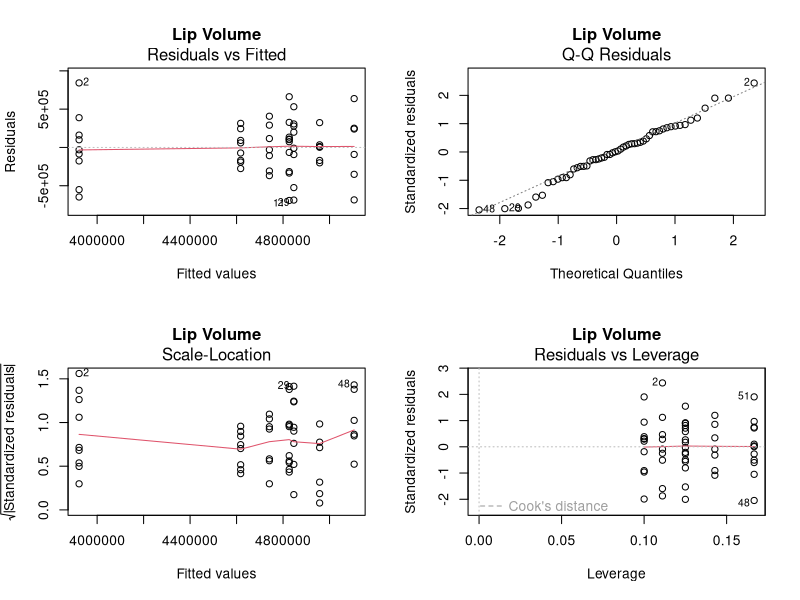
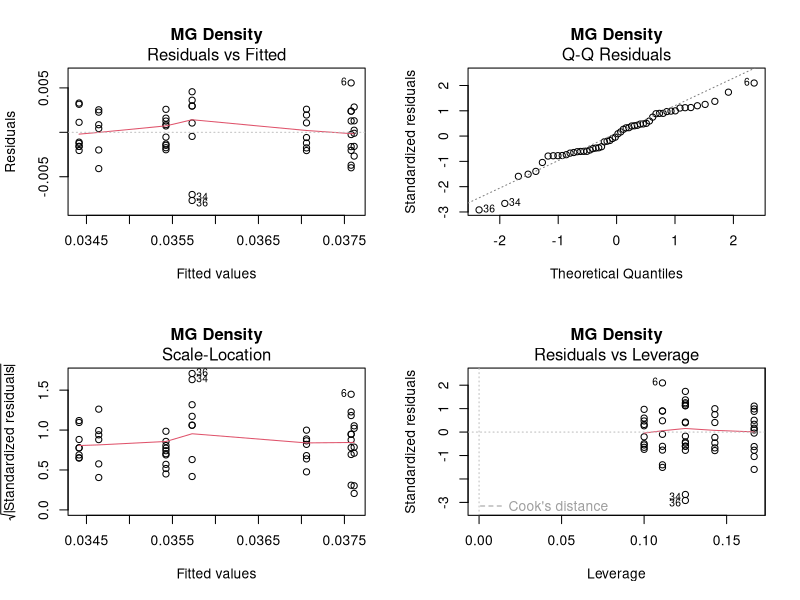
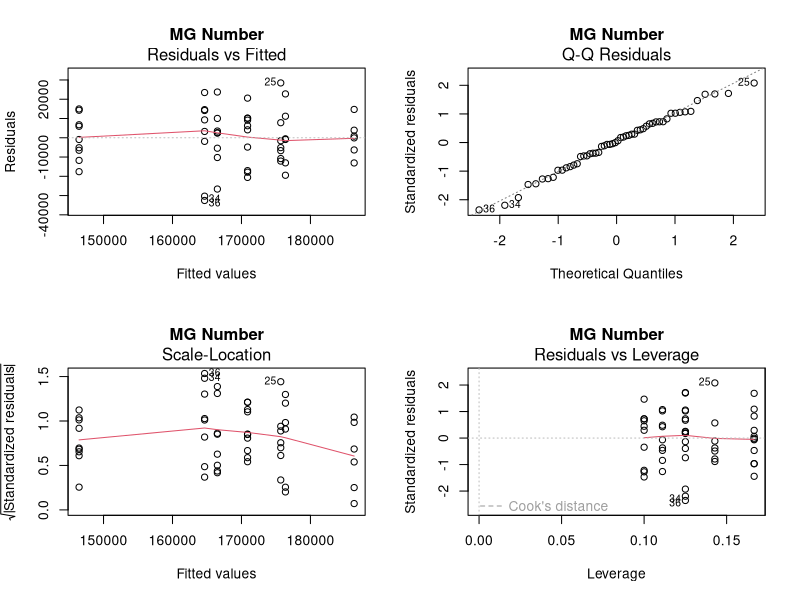

The R script that drew these images, in order: (Note: this script raises an error after producing the figures.)
## ---- chunk 1
knitr::opts_chunk$set(echo = TRUE)
knitr::opts_knit$set(root.dir="/Users/acabirol/Desktop/Projects/Old_CIMEC/Manips/LTM structural plasticity NN/Brain analyses_FINAL")
## ---- chunk 2
library(ggplot2)
library(ggsignif)
library(gridExtra)
library(cowplot)
library(lsmeans)
library(car)
library(sandwich)
library(emmeans)
## ---- chunk 3
rm(list = ls())
data<-read.csv('Results_twophoton.csv',header=T,sep=';')

data$Age<-as.factor(data$Age)
data$MG.Lip<-data$MG.Density*data$Lip.Volume

data$Group[data$Age==1]<-'NB'
data$Group[data$Age==7&data$Treatment=='CTL']<-'CTL'
data$Group[data$Age==7&data$Treatment=='IMI5']<-'IMI5'
data$Group[data$Age==10&data$Treatment=='CTL'&data$Condition=='U']<-'CTL.U'
data$Group[data$Age==10&data$Treatment=='IMI5'&data$Condition=='U']<-'IMI5.U'
data$Group[data$Age==10&data$Treatment=='CTL'&data$Condition=='P']<-'CTL.P'
data$Group[data$Age==10&data$Treatment=='IMI5'&data$Condition=='P']<-'IMI5.P'
data$Group2<-interaction(data$Treatment,data$Age)

data<-data[!is.na(data$MG.Density),]
day10<-data[data$Age==10,]
day10$Group2<-interaction(day10$Treatment,day10$Condition)

day7<-data[data$Age!=10,]


lev.ord.mem <- c("U", "P")

## ---- chunk 4
model<-lm(data$Lip.Volume~data$Group)
par(mfrow=c(2,2))
plot(model, main='Lip Volume')
model<-lm(data$MG.Density~data$Group)
plot(model, main='MG Density')
model<-lm(data$MG.Lip~data$Group)
plot(model, main='MG Number')
## ---- chunk 5
m1 <- aov(data$Lip.Volume ~ data$Group) 
m2<- aov(data$MG.Density ~ data$Group)
m3<- aov(data$MG.Lip ~ data$Group)
test1<-shapiro.test(residuals(m1))
test2<-shapiro.test(residuals(m2))
test3<-shapiro.test(residuals(m3))
results<-matrix(c(test1[["p.value"]],test2[["p.value"]],test3[["p.value"]]), ncol=1)
colnames(results)<-"p-value"
rownames(results)<-c("Lip.Volume","MG.Density", "MG.Lip")
as.table(results)
## ---- chunk 6
bartlett.test(data$Lip.Volume,data$Group)
bartlett.test(data$MG.Density,data$Group)
bartlett.test(data$MG.Lip,data$Group)
## ---- chunk 7
# 1. Fit a standard linear model
model_1 <- lm(Lip.Volume ~ Treatment * Condition, data = day10)

# 2. Run an ANOVA that is robust to unequal variances (Heteroscedasticity)
# white.adjust = TRUE performs a Welch-like correction for a multi-way design.
robust_anova1 <- Anova(model_1, type = "III", white.adjust = TRUE)
print(robust_anova1)

# 3. Post-hoc analyses - Get the means for the interaction
# 'vcovHC' tells R to keep using the "Welch-like" robust variances during post-hoc
res_emmeans1 <- emmeans(model_1, ~ Treatment * Condition, vcov. = vcovHC)
pairs(res_emmeans1)
## ---- chunk 8
# 1. Fit a standard linear model
model_1 <- lm(MG.Density ~ Treatment * Condition, data = day10)

# 2. Run an ANOVA that is robust to unequal variances (Heteroscedasticity)
# white.adjust = TRUE performs a Welch-like correction for a multi-way design.
robust_anova1 <- Anova(model_1, type = "III", white.adjust = TRUE)
print(robust_anova1)

# 3. Post-hoc analyses - Get the means for the interaction
# 'vcovHC' tells R to keep using the "Welch-like" robust variances during post-hoc
res_emmeans1 <- emmeans(model_1, ~ Treatment * Condition, vcov. = vcovHC)
pairs(res_emmeans1)
## ---- chunk 9
# 1. Fit a standard linear model
model_1 <- lm(MG.Lip ~ Treatment * Condition, data = day10)

# 2. Run an ANOVA that is robust to unequal variances (Heteroscedasticity)
# white.adjust = TRUE performs a Welch-like correction for a multi-way design.
robust_anova1 <- Anova(model_1, type = "III", white.adjust = TRUE)
print(robust_anova1)

# 3. Post-hoc analyses - Get the means for the interaction
# 'vcovHC' tells R to keep using the "Welch-like" robust variances during post-hoc
res_emmeans1 <- emmeans(model_1, ~ Treatment * Condition, vcov. = vcovHC)
pairs(res_emmeans1)
## ---- chunk 10
data2<-data[data$Age!=10,]

# The Welch's ANOVA
welch_model <- oneway.test(Lip.Volume ~ Treatment, data2, var.equal = FALSE)
print(welch_model)

# Post-hoc 
posthoc <- games_howell_test(data2, Lip.Volume ~ Treatment)
print(posthoc)
## ---- chunk 11

# The Welch's ANOVA
welch_model <- oneway.test(MG.Density ~ Treatment, data2, var.equal = FALSE)
print(welch_model)

# Post-hoc 
posthoc <- games_howell_test(data2, MG.Density ~ Treatment)
print(posthoc)
## ---- chunk 12

# The Welch's ANOVA
welch_model <- oneway.test(MG.Lip ~ Treatment, data2, var.equal = FALSE)
print(welch_model)

# Post-hoc 
posthoc <- games_howell_test(data2, MG.Lip ~ Treatment)
print(posthoc)

## ---- chunk 13
mem.x.labels<-c('U','P','U','P')
data_summary <- function(data, varname, groupnames){
  require(plyr)
  summary_func <- function(x, col){
    c(mean = mean(x[[col]], na.rm=TRUE),
      sd = sd(x[[col]], na.rm=TRUE))
  }
  data_sum<-ddply(data, groupnames, .fun=summary_func,
                  varname)
  data_sum <- rename(data_sum, c("mean" = varname))
 return(data_sum)
}

data.sum<-data_summary(day10, 'Lip.Volume', c('Condition','Treatment'))

p2<-ggplot(data.sum, aes(interaction(factor(Condition,lev.ord.mem), Treatment), Lip.Volume)) +  
  geom_bar(aes(fill=Treatment), stat='identity', width=0.6, col="black") +
  scale_fill_manual(values=c("gold2", "darkorange2")) + 
  ylab('Lip Volume [µm^3]') +
  theme(axis.title.x=element_blank( ), legend.position = 'none', panel.grid.major = element_blank(), panel.grid.minor = element_blank(),
panel.background = element_blank(), axis.line = element_line(colour = "black")) +
  coord_cartesian(ylim=c(0,6000000))+
  geom_errorbar(aes(ymin=Lip.Volume-sd, ymax=Lip.Volume+sd), width=0.2) +
  scale_x_discrete(labels= mem.x.labels)+
  geom_signif(comparisons = list(c("U.IMI5","P.IMI5")), tip_length=0.1, y_position=c(5500000), annotations = '*', col='black') 


data.sum<-data_summary(day10, 'MG.Density', c('Condition','Treatment'))

p3<-ggplot(data.sum, aes(interaction(factor(Condition,lev.ord.mem), Treatment), MG.Density)) +  
  geom_bar(aes(fill=Treatment), stat='identity', width=0.6, col="black") +
  scale_fill_manual(values=c("gold2", "darkorange2")) + 
  ylab('MG Density [X/1 µm^3]') +
  theme(axis.title.x=element_blank( ), legend.position = 'none', panel.grid.major = element_blank(), panel.grid.minor = element_blank(),
panel.background = element_blank(), axis.line = element_line(colour = "black")) +
  coord_cartesian(ylim=c(0,0.06))+
  geom_errorbar(aes(ymin=MG.Density-sd, ymax=MG.Density+sd), width=0.2) +
  scale_x_discrete(labels= mem.x.labels)


data.sum2<-data_summary(day10, 'MG.Lip', c('Condition','Treatment'))

p4<-ggplot(data.sum2, aes(interaction(factor(Condition,lev.ord.mem), Treatment), MG.Lip)) +  
  geom_bar(aes(fill=Treatment), stat='identity', width=0.6, col="black") + 
  scale_fill_manual(values=c("gold2", "darkorange2")) + 
  ylab('MG Number') +
  theme_classic()+
  theme(axis.title.x=element_blank( ), legend.position = 'none')+
  coord_cartesian(ylim=c(0,250000))+
  geom_errorbar(aes(ymin=MG.Lip-sd, ymax=MG.Lip+sd), width=0.2) +
  scale_x_discrete(labels= mem.x.labels)
my_comparisons<- list(c("U.CTL","U.IMI5"))
p4<- p4 + geom_signif(comparisons = my_comparisons, tip_length=0.1, y_position=205000, annotations = '*', col='black')

legend <- cowplot::get_legend(p2 + theme(legend.position = "right"))

pFig2<-cowplot::plot_grid(p2,p3, p4,legend, ncol = 4, labels = c('A', 'B', 'C'), rel_widths = c(7,7,7,3))
pFig2

#ggsave("Figure_2_R.pdf",pFig2, width = 17.8, height = 10, units="cm", dpi=300)
## ---- chunk 14
# Lip volume
data.sum3<-data_summary(data2, 'Lip.Volume', 'Group')
data.sum3$Group<-factor(data.sum3$Group, levels=c('NB', 'CTL', 'IMI5'))

p1<-ggplot(data.sum3, aes(Group, Lip.Volume)) + 
  geom_bar(aes(fill=Group), col='Black', stat='identity', width=0.6) +
  scale_fill_manual(values=c("lightblue", "gold2","darkorange2","gold2","darkorange2")) +
  ylab('Lip Volume [µm^3]') +
  theme_classic()+
  theme(axis.title.x=element_blank( ), legend.position = 'none') +
  coord_cartesian(ylim=c(0,6000000)) +
  geom_errorbar(aes(ymin=Lip.Volume-sd, ymax=Lip.Volume+sd), width=0.2) +
  geom_signif(comparisons = list(c("NB.1","CTL.7")), tip_length=0.05, annotations = '', y_position = 5300000, col='black') +
  geom_signif(comparisons = list(c("NB.1","IMI5.7")), tip_length=0.05, annotations = '', y_position = 5450000, col='black') +
  geom_signif(comparisons = list(c("NB.1","CTL.10")), tip_length=0.05, annotations = '', y_position = 5600000, col='black') +
  geom_signif(comparisons = list(c("NB.1","IMI5.10")), tip_length=0.05, annotations = '**', y_position = 5750000, col='black') 

# MG Density
data.sum4<-data_summary(data2, 'MG.Density', 'Group')
data.sum4$Group<-factor(data.sum4$Group, levels=c('NB', 'CTL', 'IMI5'))


p2<-ggplot(data.sum4, aes(Group, MG.Density)) + 
  geom_bar(aes(fill=Group), col='Black', stat='identity', width=0.6) +
  scale_fill_manual(values=c("lightblue", "gold2","darkorange2","gold2","darkorange2")) +
  ylab('MG Density [X/1 µm^3]') +
  theme_classic()+
  theme(axis.title.x=element_blank( ), legend.position = 'none') +
  coord_cartesian(ylim=c(0,0.06))+
  geom_errorbar(aes(ymin=MG.Density-sd, ymax=MG.Density+sd), width=0.2) 

# MG total number
data.sum5<-data_summary(data2, 'MG.Lip', 'Group')
data.sum5$Group<-factor(data.sum5$Group, levels=c('NB', 'CTL', 'IMI5'))


p3<-ggplot(data.sum5, aes(Group, MG.Lip)) + 
  geom_bar(aes(fill=Group), col='Black', stat='identity', width=0.6) +
  scale_fill_manual(values=c("lightblue", "gold2","darkorange2","gold2","darkorange2")) +
  ylab('MG Number') +
  theme_classic()+
  theme(axis.title.x=element_blank( ), legend.position = 'none') +
  coord_cartesian(ylim=c(0,250000)) +
  geom_errorbar(aes(ymin=MG.Lip-sd, ymax=MG.Lip+sd), width=0.2) +
  geom_signif(comparisons = list(c("NB.1","CTL.7")), tip_length=0.05, annotations = '', y_position = 190000, col='black') +
  geom_signif(comparisons = list(c("NB.1","IMI5.7")), tip_length=0.05, annotations = '', y_position = 195000, col='black') +
  geom_signif(comparisons = list(c("NB.1","CTL.10")), tip_length=0.05, annotations = '', y_position = 200000, col='black') +
  geom_signif(comparisons = list(c("NB.1","IMI5.10")), tip_length=0.05, annotations = '**', y_position = 205000, col='black') 

# Arrange all plots
legend <- cowplot::get_legend(p2 + theme(legend.position = "right"))

pFig3<-cowplot::plot_grid(p1,p2,p3, ncol = 3, labels = c('A', 'B', 'C'), rel_widths = c(1,1,1))
pFig3


#ggsave("Figure_S2_R.pdf",pFig3, width = 17.8, height = 10, units="cm", dpi=300)
